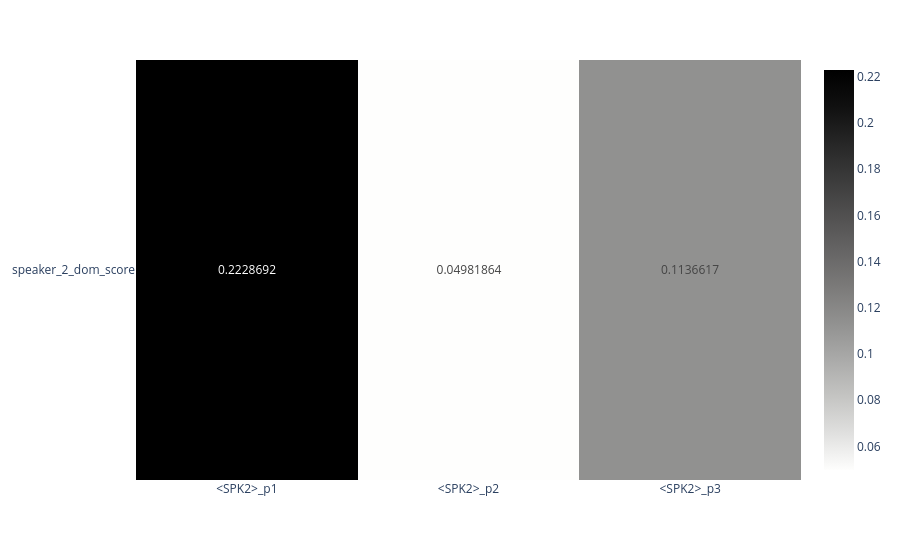

The notebook cell this image was saved under:
### Code cell
fig_p

### Figure 1 — Plotly figure (JSON) as saved in the notebook; plotly's stock layout.template omitted (floating-point values rounded to 4 significant figures)
{"data": [{"coloraxis": "coloraxis", "hovertemplate": "x: %{x}<br>y: %{y}<br>color: %{z}<extra></extra>", "name": "0", "texttemplate": "%{z}", "type": "heatmap", "x": ["<SPK2>_p1", "<SPK2>_p2", "<SPK2>_p3"], "xaxis": "x", "y": ["speaker_2_dom_score"], "yaxis": "y", "z": [[0.2229, 0.04982, 0.1137]]}], "layout": {"coloraxis": {"colorscale": [[0, "rgb(254, 254, 253)"], [0.09091, "rgb(224, 224, 223)"], [0.1818, "rgb(197, 197, 195)"], [0.2727, "rgb(171, 171, 170)"], [0.3636, "rgb(146, 146, 145)"], [0.4545, "rgb(124, 123, 122)"], [0.5455, "rgb(102, 101, 101)"], [0.6364, "rgb(81, 80, 80)"], [0.7273, "rgb(59, 59, 59)"], [0.8182, "rgb(38, 38, 38)"], [0.9091, "rgb(16, 16, 16)"], [1, "rgb(0, 0, 0)"]]}, "margin": {"t": 60}, "xaxis": {"anchor": "y", "domain": [0, 1]}, "yaxis": {"anchor": "x", "autorange": "reversed", "domain": [0, 1]}}}
